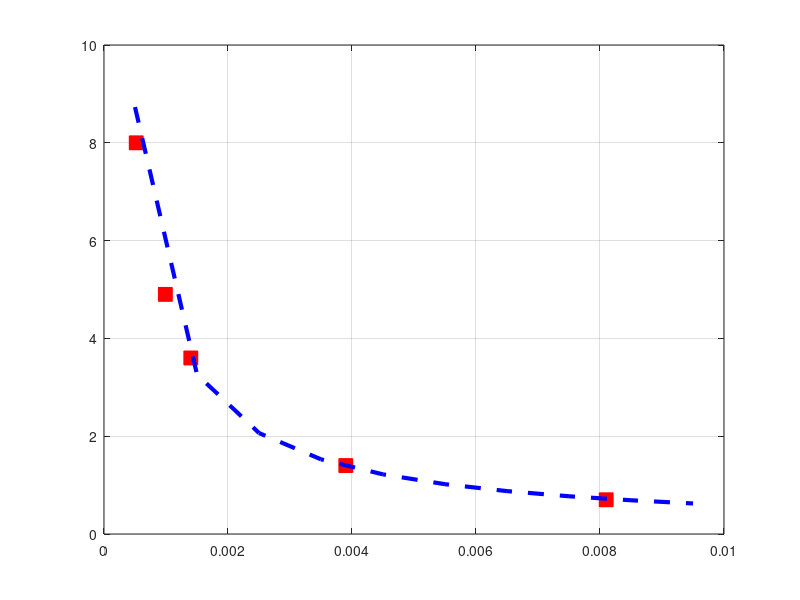

Write the MATLAB code that produced this figure.

clear 
clc 
close all

V= [ 0.7, 1.4, 3.6, 4.9, 8.0 ]; % volume (V)[m^3] y axis
SG= [ 0.0081, 0.0039, 0.0014, 0.00099, 0.00052 ]; %specific gravity(SG)[-] x-axis
%Plot the data, what type of model does it look like to you?
%Power, y = b x^m;

plot(SG,V,'red s', 'MarkerFaceColor','r','MarkerSize',10)

c = polyfit(log(SG),log(V),1);
m = c(1);
b = exp(c(2));
grid on
Rpf = [.0005:.001: .01];
Vpf = b*Rpf.^m;

hold on

plot(Rpf,Vpf,'--b','LineWidth',3);


